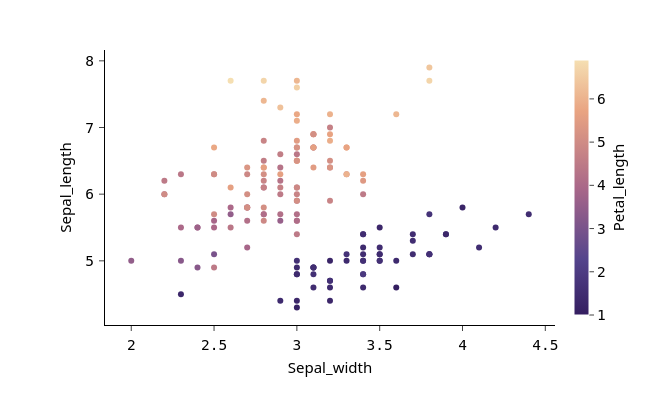

The notebook cell saved with this chart:
### Markdown cell above
# 2. Scatter plot with Plotly

### Code cell
fig = px.scatter(
    df,
    x="sepal_width",
    y="sepal_length",
    color="petal_length",
    color_continuous_scale=apc.gradients.magma.to_plotly_colorscale(),
)

apc.plotly.style_plot(fig, monospaced_axes="all")
apc.plotly.set_figure_dimensions(fig, "float")

fig.show()

### Figure 1 — Plotly figure (JSON) as saved in the notebook; plotly's stock layout.template omitted (floating-point values rounded to 4 significant figures; data arrays with more than 128 entries replaced by an {"elided": "..."} marker saying what was removed)
{"data": [{"hovertemplate": "sepal_width=%{x}<br>sepal_length=%{y}<br>petal_length=%{marker.color}<extra></extra>", "legendgroup": "", "marker": {"color": {"elided": "150 float values"}, "coloraxis": "coloraxis", "symbol": "circle"}, "mode": "markers", "name": "", "orientation": "v", "showlegend": false, "type": "scatter", "x": {"elided": "150 float values"}, "xaxis": "x", "y": {"elided": "150 float values"}, "yaxis": "y"}], "layout": {"coloraxis": {"autocolorscale": false, "colorbar": {"tickfont": {"family": "AtkinsonHyperlegibleMono, Atkinson Hyperlegible Mono, DejaVu Sans Mono, monospace", "size": 14.5}, "title": {"text": "Petal_length"}}, "colorscale": {"elided": "256x2 mixed values"}}, "height": 420, "legend": {"tracegroupgap": 0}, "width": 650, "xaxis": {"anchor": "y", "domain": [0.0, 1.0], "tickfont": {"family": "AtkinsonHyperlegibleMono, Atkinson Hyperlegible Mono, DejaVu Sans Mono, monospace", "size": 14.5}, "tickformat": ",", "title": {"text": "Sepal_width"}}, "yaxis": {"anchor": "x", "domain": [0.0, 1.0], "tickfont": {"family": "AtkinsonHyperlegibleMono, Atkinson Hyperlegible Mono, DejaVu Sans Mono, monospace", "size": 14.5}, "tickformat": ",", "title": {"text": "Sepal_length"}}}}
